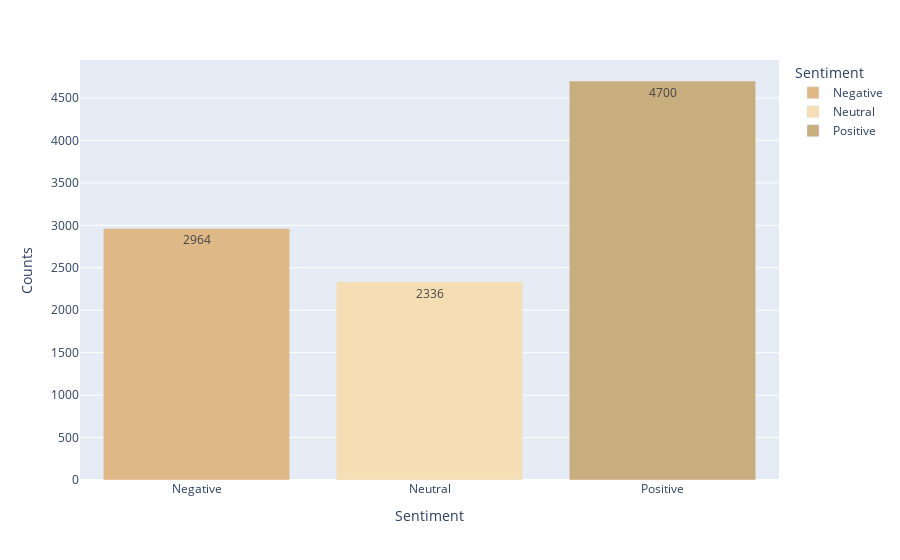

Notebook cell for this chart:
### Code cell
fig = px.bar(tweets,x="Sentiment",y= 'Counts',color='Sentiment',text="Counts",color_discrete_sequence=["#DEB887", "#F5DEB3", "#C8AD7F"],)
fig.show()

### Figure 1 — Plotly figure (JSON) as saved in the notebook; plotly's stock layout.template omitted (floating-point values rounded to 4 significant figures)
{"data": [{"alignmentgroup": "True", "hovertemplate": "Sentiment=%{x}<br>Counts=%{text}<extra></extra>", "legendgroup": "Negative", "marker": {"color": "#DEB887"}, "name": "Negative", "offsetgroup": "Negative", "orientation": "v", "showlegend": true, "text": [2964], "textposition": "auto", "type": "bar", "x": ["Negative"], "xaxis": "x", "y": [2964], "yaxis": "y"}, {"alignmentgroup": "True", "hovertemplate": "Sentiment=%{x}<br>Counts=%{text}<extra></extra>", "legendgroup": "Neutral", "marker": {"color": "#F5DEB3"}, "name": "Neutral", "offsetgroup": "Neutral", "orientation": "v", "showlegend": true, "text": [2336], "textposition": "auto", "type": "bar", "x": ["Neutral"], "xaxis": "x", "y": [2336], "yaxis": "y"}, {"alignmentgroup": "True", "hovertemplate": "Sentiment=%{x}<br>Counts=%{text}<extra></extra>", "legendgroup": "Positive", "marker": {"color": "#C8AD7F"}, "name": "Positive", "offsetgroup": "Positive", "orientation": "v", "showlegend": true, "text": [4700], "textposition": "auto", "type": "bar", "x": ["Positive"], "xaxis": "x", "y": [4700], "yaxis": "y"}], "layout": {"autosize": true, "barmode": "relative", "legend": {"title": {"text": "Sentiment"}, "tracegroupgap": 0}, "margin": {"t": 60}, "xaxis": {"anchor": "y", "autorange": true, "categoryarray": ["Negative", "Neutral", "Positive"], "categoryorder": "array", "domain": [0, 1], "range": [-0.5, 2.5], "title": {"text": "Sentiment"}, "type": "category"}, "yaxis": {"anchor": "x", "autorange": true, "domain": [0, 1], "range": [0, 4947.0], "title": {"text": "Counts"}, "type": "linear"}}}
